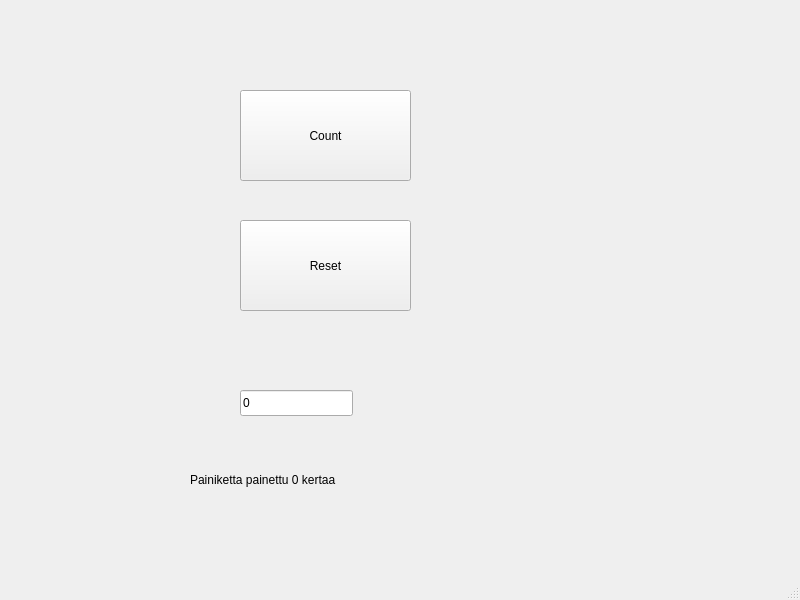
<?xml version="1.0" encoding="UTF-8"?>
<ui version="4.0">
 <class>MainWindow</class>
 <widget class="QMainWindow" name="MainWindow">
  <property name="geometry">
   <rect>
    <x>0</x>
    <y>0</y>
    <width>800</width>
    <height>600</height>
   </rect>
  </property>
  <property name="windowTitle">
   <string>MainWindow</string>
  </property>
  <widget class="QWidget" name="centralwidget">
   <widget class="QPushButton" name="btnCount">
    <property name="geometry">
     <rect>
      <x>240</x>
      <y>90</y>
      <width>171</width>
      <height>91</height>
     </rect>
    </property>
    <property name="text">
     <string>Count</string>
    </property>
   </widget>
   <widget class="QPushButton" name="btnReset">
    <property name="geometry">
     <rect>
      <x>240</x>
      <y>220</y>
      <width>171</width>
      <height>91</height>
     </rect>
    </property>
    <property name="text">
     <string>Reset</string>
    </property>
   </widget>
   <widget class="QLineEdit" name="txtResult">
    <property name="geometry">
     <rect>
      <x>240</x>
      <y>390</y>
      <width>113</width>
      <height>26</height>
     </rect>
    </property>
    <property name="text">
     <string>0</string>
    </property>
   </widget>
   <widget class="QLabel" name="labelInfo">
    <property name="geometry">
     <rect>
      <x>190</x>
      <y>470</y>
      <width>271</width>
      <height>20</height>
     </rect>
    </property>
    <property name="text">
     <string>Painiketta painettu 0 kertaa</string>
    </property>
   </widget>
  </widget>
  <widget class="QMenuBar" name="menubar">
   <property name="geometry">
    <rect>
     <x>0</x>
     <y>0</y>
     <width>800</width>
     <height>26</height>
    </rect>
   </property>
  </widget>
  <widget class="QStatusBar" name="statusbar"/>
 </widget>
 <resources/>
 <connections/>
</ui>
